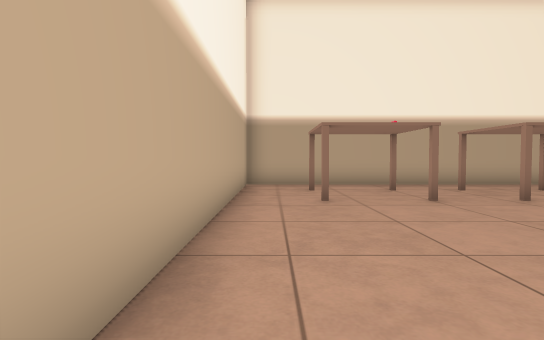
[1] (above)

18 first-person views from a walk through a scene from a Unity 3-D project. The camera is 0.42 m above the floor, tilts 2° down and sees 80° across. The floor is counted in squares, 0.5 m on a side. Each view is taken from the middle of a square. On the plan, view 1 faces up. The plan holds only what a view shows up to about 11 squares ahead; the rest is blank. Some surface patterns are stand-ins.

[2]
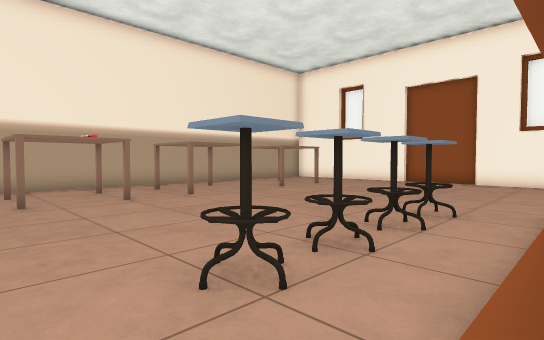

[3]
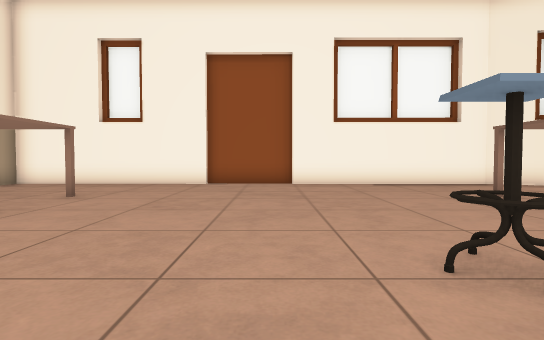

[4]
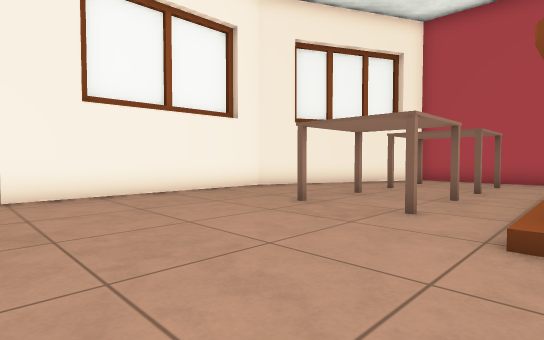

[5]
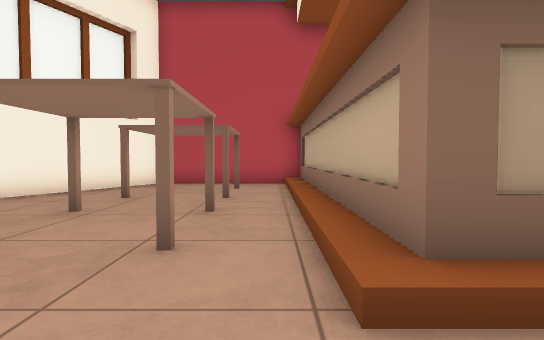

[6]
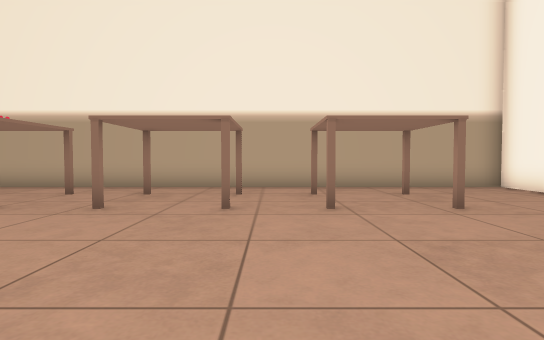

[7]
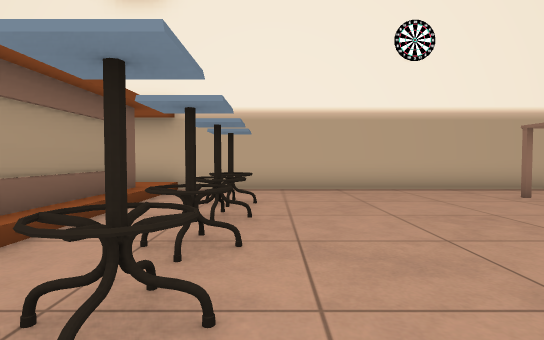

[8]
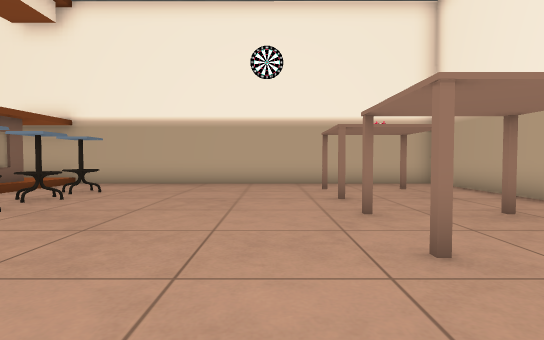

[9]
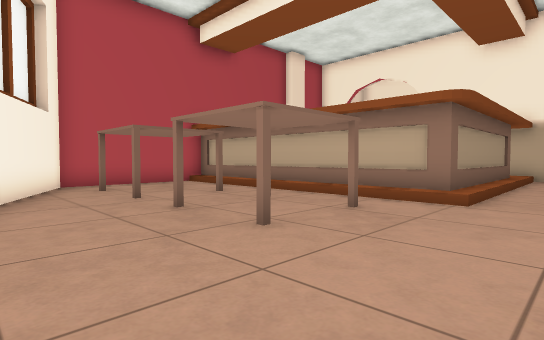

[10]
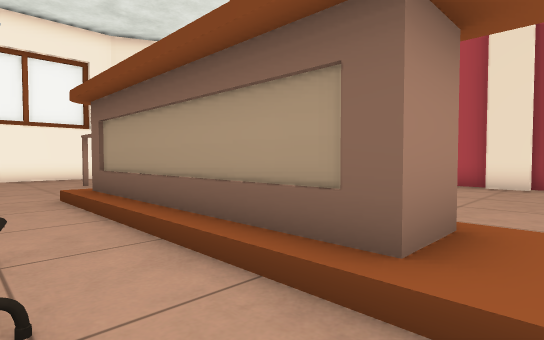

[11]
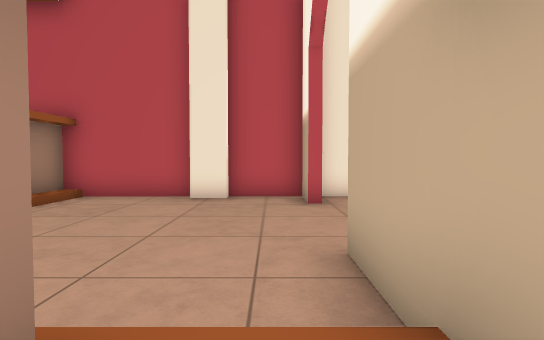

[12]
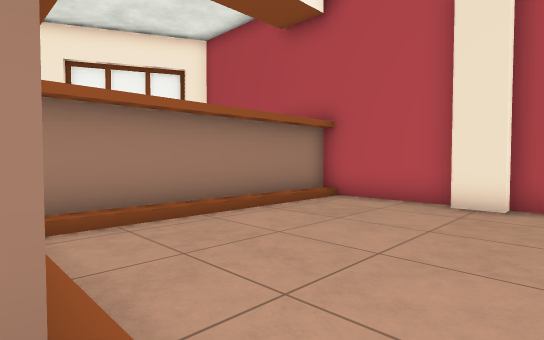

[13]
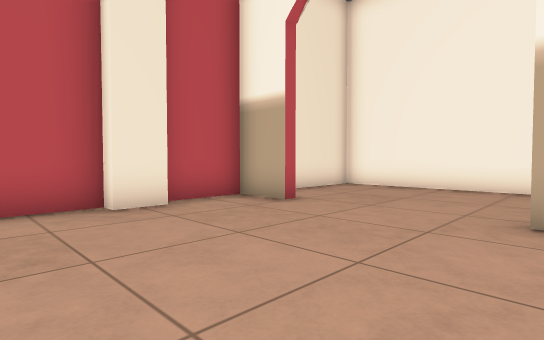

[14]
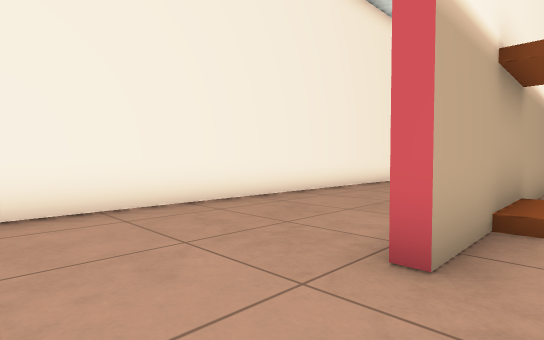

[15]
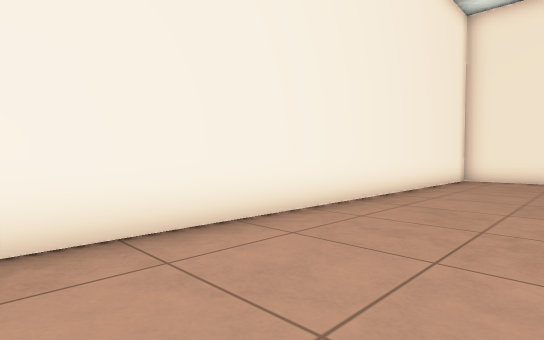

[16]
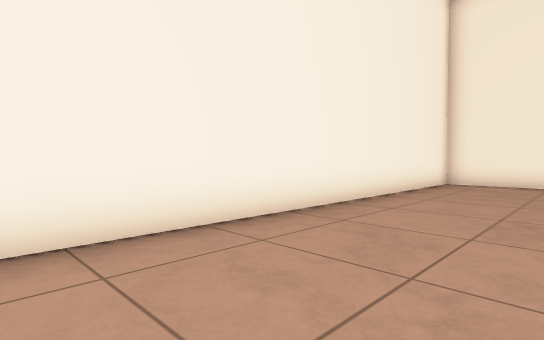

[17]
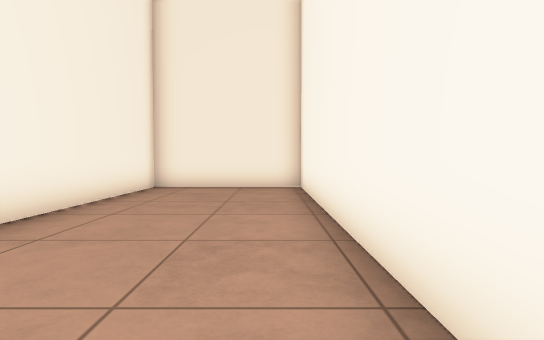

[18]
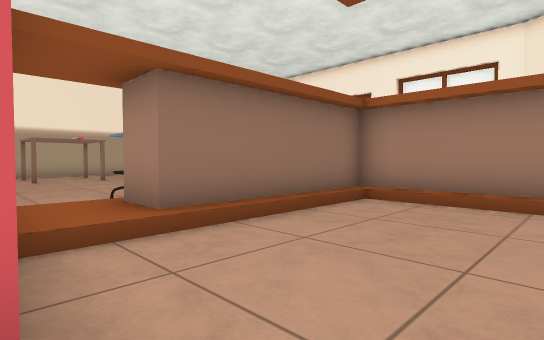

### Floor plan
Points are (right, up) in squares from view 1. A wall is a line through its corners. A room is listed if a view was taken in it or the views show most of it. See-through windows are left out.
Room 1 (views 1, 2, 3, 4, 5, 6, 7, 8, 9, 10, 11, 12)
walls: (14.8, 1.3) (14.9, 4.1); (14.6, 4.1) (14.6, 10.4) (-0.8, 10.4) (-0.8, -3.5); (0.9, -3.2) (0.9, -2.1) (6.9, -2.1) (6.9, -9.5); (7, -10.9) (11.7, -10.8) (14.6, -5) (14.6, 1.4)
low walls: (0.5, -1.6) (7.5, -1.6)
ways out: opening at (0, -2.5) to room 2
objects: chair (2, 0) to (2, 1); chair (3, 0) to (4, 1); other object (3, 9); chair (5, 0) to (5, 1); chair (6, 0) to (7, 1); other object (7, 9); other object (9, -9); other object (9, -3); other object (9, 9); other object (11, -9); other object (11, -3); other object (11, 9)
Room 2 (views 13, 14, 15, 16, 17, 18)
walls: (-0.8, -3.5) (-0.8, -5.5) (-1.3, -5.5); (-1.1, 2) (-1.2, 10.4) (-5.4, 10.4) (-5.5, -10.9) (-1.4, -10.9); (-1.3, -9.5) (-0.8, -9.5) (-0.8, -10.9) (1.2, -10.9); (1.2, -10.5) (2.1, -10.5); (2.1, -10.9) (5.7, -10.9) (5.7, -3.2) (0.9, -3.2)
ways out: opening at (0, -2.5) to room 1

Positions as (right, up) in squares from view 1, and headings:
1: (0, 0), facing up
2: (0, -2), facing up-right
3: (4, 2), facing right
4: (7, 2), facing down-right
5: (8, 0), facing down
6: (8, 1), facing up
7: (8, 1), facing left
8: (10, 5), facing left
9: (14, 0), facing down-left
10: (0, 0), facing down-right
11: (0, -2), facing down
12: (0, -3), facing down-right
13: (4, -5), facing down-left
14: (0, -8), facing up-left
15: (-2, -3), facing up-left
16: (-2, -1), facing up-left
17: (-2, 1), facing up
18: (-1, -7), facing up-right
